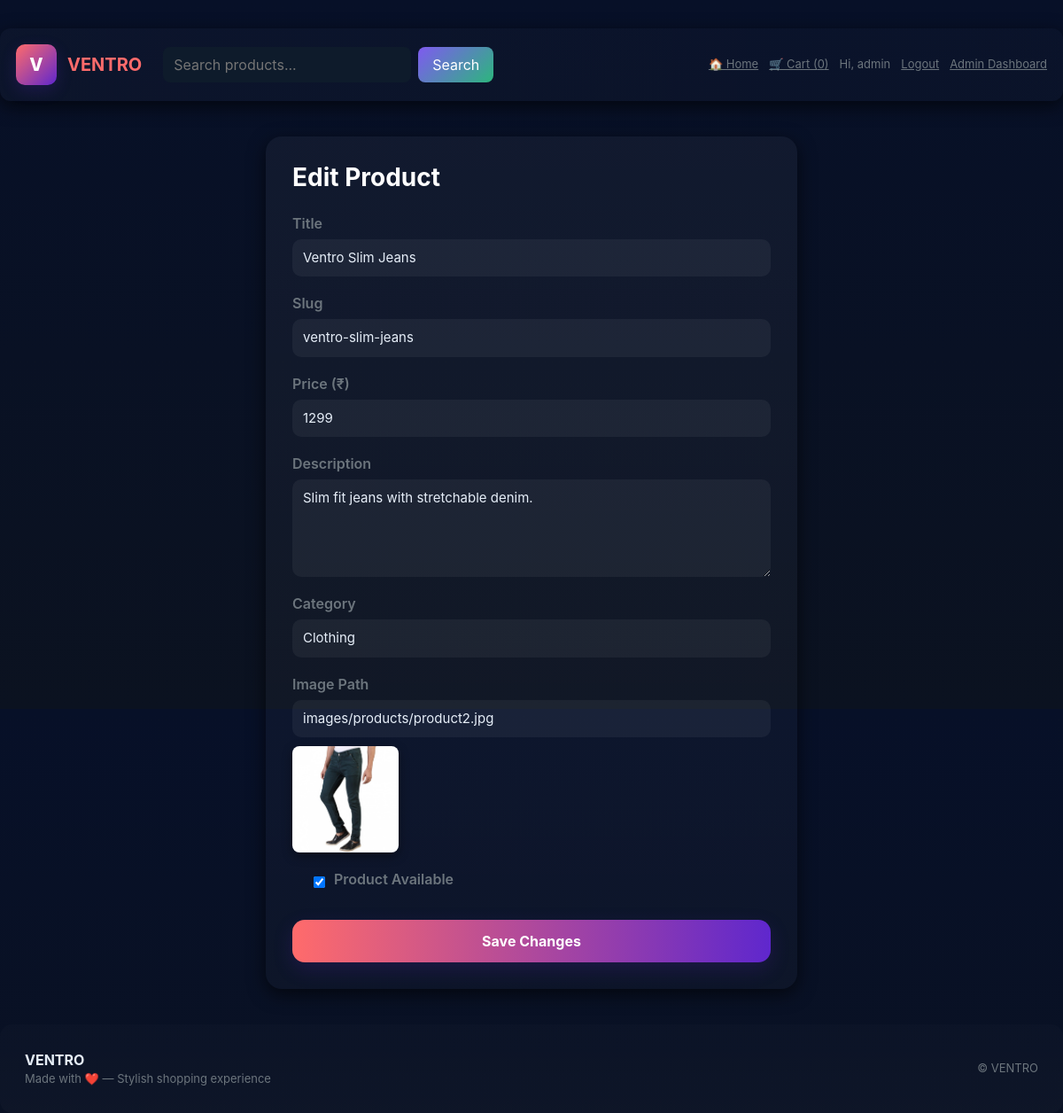
Page /admin/edit_product/2 (signed in) on the committed database.
### models.py (models this page shows)
class User(db.Model, UserMixin):
    id = db.Column(db.Integer, primary_key=True)
    username = db.Column(db.String(80), unique=True, nullable=False)
    email = db.Column(db.String(200), unique=True, nullable=False)
    password_hash = db.Column(db.String(200), nullable=False)
    is_admin = db.Column(db.Boolean, default=False)

class Product(db.Model):
    id = db.Column(db.Integer, primary_key=True)
    title = db.Column(db.String(200), nullable=False)
    slug = db.Column(db.String(250), unique=True, nullable=False)
    description = db.Column(db.Text, nullable=True)
    price = db.Column(db.Integer, nullable=False)  # price in rupees
    image = db.Column(db.String(300), nullable=True)
    category_id = db.Column(db.Integer, db.ForeignKey('category.id'))
    category = db.relationship('Category', backref='products')
    is_available = db.Column(db.Boolean, default=True)  # ✅ added field
    created_at = db.Column(db.DateTime, default=datetime.utcnow)

class Category(db.Model):
    id = db.Column(db.Integer, primary_key=True)
    name = db.Column(db.String(80), unique=True, nullable=False)
    slug = db.Column(db.String(120), unique=True, nullable=False)
    created_at = db.Column(db.DateTime, default=datetime.utcnow)

### app.py (the view, shortened to what this page needs)
    @app.route('/admin/edit_product/<int:product_id>', methods=['GET', 'POST'])
    @login_required
    def admin_edit_product(product_id):
        product = Product.query.get_or_404(product_id)
        categories = Category.query.all()
        return render_template('admin/edit_product.html', product=product, categories=categories)

### templates/admin/edit_product.html (shortened to what this page needs)
{% extends "base.html" %}
{% block content %}
<div class="edit-form-container">
  <h3 class="page-title">Edit Product</h3>
  <form method="POST" class="edit-form">
    <div class="form-group">
      <label>Title</label>
      <input type="text" name="title" value="{{ product.title }}" required>
    </div>
    <div class="form-group">
      <label>Slug</label>
      <input type="text" name="slug" value="{{ product.slug }}" required>
    </div>
    <div class="form-group">
      <label>Price (₹)</label>
      <input type="number" name="price" value="{{ product.price }}" required>
    </div>
    <div class="form-group">
      <label>Description</label>
      <textarea name="description" rows="4" required>{{ product.description }}</textarea>
    </div>
    <div class="form-group">
      <label>Category</label>
      <select name="category_id" required>
        {% for c in categories %}
        <option value="{{ c.id }}" {% if c.id == product.category_id %}selected{% endif %}>{{ c.name }}</option>
        {% endfor %}
      </select>
    </div>
    <div class="form-group">
      <label>Image Path</label>
      <input type="text" name="image" value="{{ product.image }}" placeholder="e.g. products/ventro-classic-tee.png" required>
      {% if product.image %}
      <div class="image-preview" style="margin-top:10px;">
        <img src="{{ url_for('static', filename=product.image) }}" alt="{{ product.title }}" style="width:120px;border-radius:8px;">
      </div>
      {% endif %}
    </div>
    <div class="form-check">
      <input type="checkbox" name="is_available" id="is_available" {% if product.is_available %}checked{% endif %}>
      <label for="is_available">Product Available</label>
    </div>
    <button type="submit" class="button save-btn">Save Changes</button>
  </form>
</div>
{% endblock %}

### templates/partials/nav.html
<nav class="navbar container">
  <div class="brand">
    <div class="logo">V</div>
    VENTRO
  </div>
  <div class="search">
    <form action="{{ url_for('search') }}" method="get" style="display: flex; align-items: center;">
      <input
        type="text"
        name="q"
        placeholder="Search products..."
        value="{{ request.args.get('q', '') }}"
        style="background-color: #0e1b2b; color: #fff; border: none; border-radius: 8px; padding: 8px 12px; width: 280px;"
      />
      <button
        type="submit"
        style="margin-left: 8px; background: linear-gradient(135deg, #7f5af0, #2cb67d); border: none; color: #fff; padding: 8px 16px; border-radius: 8px; cursor: pointer;"
      >
        Search
      </button>
    </form>
  </div>
  <div style="display:flex;gap:12px;align-items:center">
    <a class="small-muted" href="{{ url_for('home') }}">🏠 Home</a>
    <a class="small-muted" href="{{ url_for('cart') }}">🛒 Cart ({{ session.get('cart')|length if session.get('cart') else 0 }})</a>
    {% if current_user.is_authenticated %}
      <span class="small-muted">Hi, {{ current_user.username }}</span>
      <a class="small-muted" href="{{ url_for('logout') }}">Logout</a>
      {% if current_user.is_admin %}
        <a class="small-muted" href="{{ url_for('admin_dashboard') }}">Admin Dashboard</a>
      {% endif %}
    {% else %}
      <a class="small-muted" href="{{ url_for('login') }}">Login</a>
      <a class="small-muted" href="{{ url_for('register') }}">Sign up</a>
      <a class="small-muted" href="{{ url_for('admin_login') }}" style="color: var(--accent); font-weight: 600;">Admin Login</a>
    {% endif %}
  </div>
</nav>

### static/css/style.css (style rules this page uses)
:root { --accent: #ff6b6b; --accent-2: #5f27cd; --muted: #6c757d; --bg: #0f1724; --card: #0b1220; --glass: rgba(255,255,255,0.03); --glass-2: rgba(255,255,255,0.02); --radius: 18px; --shadow: 0 6px 20px rgba(0,0,0,0.6); }
* { box-sizing: border-box; }
html, body { height: 100%; }
body { margin: 0; font-family: 'Inter', system-ui, -apple-system, "Segoe UI", Roboto, "Helvetica Neue", Arial; background: linear-gradient(180deg, #071028 0%, #0b1220 100%); color: #e6eef8; -webkit-font-smoothing: antialiased; }
.container { max-width: 1200px; margin: 32px auto; padding: 0 18px; }
.navbar { display: flex; align-items: center; justify-content: space-between; padding: 18px; background: linear-gradient(90deg, rgba(255,255,255,0.02), rgba(255,255,255,0.01)); border-radius: 12px; box-shadow: var(--shadow); margin-bottom: 20px; }
.brand { display: flex; align-items: center; gap: 12px; font-weight: 700; font-size: 20px; color: var(--accent); }
.brand .logo { width: 46px; height: 46px; border-radius: 10px; background: linear-gradient(135deg, var(--accent), var(--accent-2)); display: flex; align-items: center; justify-content: center; box-shadow: 0 6px 18px rgba(95,39,205,0.2); color: white; font-weight: 800; }
.search { flex: 1; margin: 0 24px; }
.search input { width: 100%; padding: 12px 16px; border-radius: 12px; border: 0; background: var(--glass); color: inherit; outline: none; }
.button { display: inline-block; padding: 10px 14px; border-radius: 12px; font-weight: 700; text-decoration: none; background: linear-gradient(90deg, var(--accent), var(--accent-2)); color: white; border: 0; box-shadow: 0 8px 22px rgba(95,39,205,0.18); }
.small-muted { color: var(--muted); font-size: 13px; }
.edit-form-container { max-width: 600px; margin: 40px auto; background: linear-gradient(180deg, rgba(255,255,255,0.04), rgba(255,255,255,0.02)); padding: 30px; border-radius: var(--radius); box-shadow: var(--shadow); }
.page-title { font-size: 28px; font-weight: 700; margin-bottom: 22px; color: #fff; }
.edit-form .form-group { margin-bottom: 18px; display: flex; flex-direction: column; }
.edit-form label { margin-bottom: 6px; font-weight: 600; color: var(--muted); }
.edit-form input[type="text"], .edit-form input[type="number"], .edit-form input[type="file"], .edit-form select, .edit-form textarea { padding: 10px 12px; border: none; border-radius: 10px; background: rgba(255,255,255,0.05); color: #e6eef8; outline: none; font-size: 15px; transition: background 0.3s ease, box-shadow 0.3s ease; }
.image-preview { margin-top: 10px; text-align: left; }
.image-preview img { width: 140px; border-radius: 10px; box-shadow: 0 4px 12px rgba(0,0,0,0.4); }
.form-check { margin: 18px 0; display: flex; align-items: center; gap: 10px; }
.save-btn { width: 100%; text-align: center; padding: 12px; font-size: 16px; border-radius: 14px; margin-top: 10px; }
select { background-color: rgba(255,255,255,0.05); color: #fff; border: 1px solid var(--accent-2); border-radius: 10px; padding: 10px 12px; appearance: none; -webkit-appearance: none; -moz-appearance: none; outline: none; cursor: pointer; }
select option { background-color: #1b1b1b; color: #fff; }
select option:checked, select option:hover { background-color: var(--accent-2); color: #fff; }

### rows in the picture
User: username "admin"
Product: title "Ventro Slim Jeans", slug "ventro-slim-jeans", price "1299", description "Slim fit jeans with stretchable denim.", category_id "Clothing", image "images/products/product2.jpg", image (picture), is_available "☑"

### other values in the picture
{{ session.get('cart')|length if session.get('cart') else 0 }} "0"
